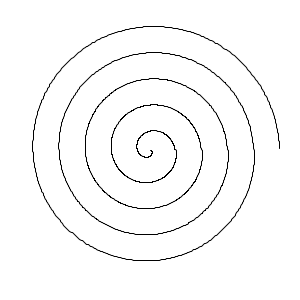
Frame 1 (no input)
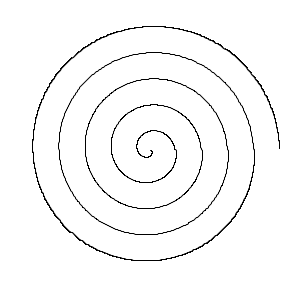
Frame 60 (the mouse pressed at the canvas centre just before this capture)
Frame 120 (the mouse held since frame 60 and released just before this capture): identical to frame 60, image omitted

The Processing sketch that drew these frames (run headless with seeded random() and noise(); from frame 60 on, the mouse is pressed at the canvas centre):

// Processing sketch: espiral2d
// ── espiral2d.pde
int pv = 500; //pontos por volta
float a = TWO_PI/pv; 
int nv = 5; //numero de voltas
float theta; //coordenada angular
float r; //raio

void setup(){
size(300,300);
background(255,255,255);
}

void draw(){
translate(width/2, height/2);

beginShape(); 
//baseado no pseudocódigo fornecido em aula
  for(int v = 0; v < nv; v++){
    for(int p = 0; p < pv; p++){
      theta = (TWO_PI*v) + (p * a);
      r = v + theta * 4; //r = a + bθ equação de raio que incrimenta a cada interação, 4 foi arbitrário para incrementar a diferença de raio
      vertex(r*cos(theta), r*sin(theta));
    }
  }

endShape();

}
